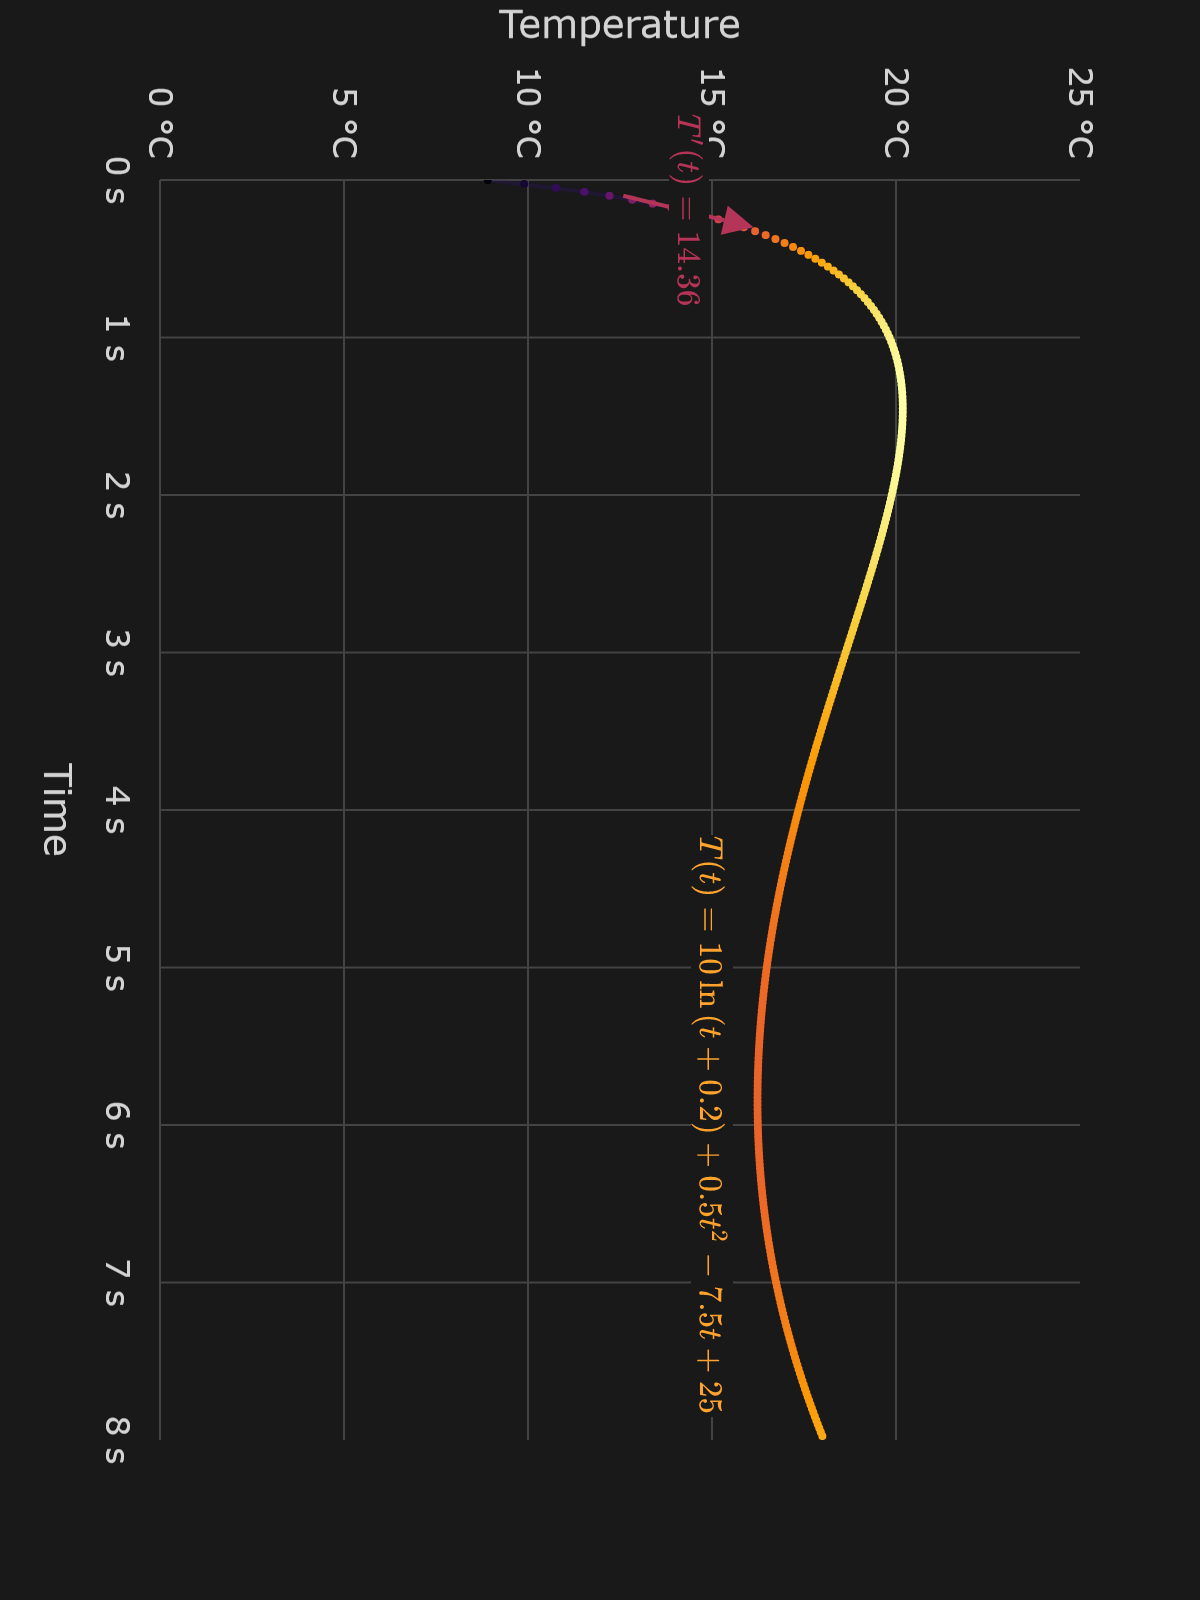

The Python source for this figure:
import numpy as np
import plotly.graph_objects as go
import plotly.express as px

custom_colors = {"Blue": "#61AFEF", "Orange": "#D49F6E", "Green": "#98C379", "Rose": "#E06C75",
                 "Purple": "#C678DD", "Gold": "#E5C07B", "Cyan": "#36AABA", 0: "#61AFEF", 1: "#D49F6E",
                 2: "#98C379", 3: "#E06C75", 4: "#C678DD", 5: "#E5C07B", 6: "#36AABA", "LightCyan": "#56B6C2",
                 "AltOrange": "#D19A66", "Red": "#BE5046", "RoyaBlue": "#528BFF", "Gray": "#ABB2BF",
                 "LightGray": "#CCCCCC", "LightBlack": "#282C34", "Black": "#1D2025"}

custom = go.layout.Template()

custom.layout.plot_bgcolor = '#191919'
custom.layout.paper_bgcolor = '#191919'
custom.layout.font.color = '#d4d4d4'

custom.layout.title.font.size = 20
custom.layout.title.font.family = 'Segoe UI'
custom.layout.title.x = 0.5

custom.layout.xaxis.gridcolor = '#434343'
custom.layout.yaxis.gridcolor = '#434343'

custom.layout.margin.pad = 10
custom.layout.margin.l = 90
custom.layout.margin.t = 60
custom.layout.xaxis.title.standoff = 25
custom.layout.yaxis.title.standoff = 25

custom.layout.width = 800
custom.layout.height = 600


def gaussian(x, x_j, r):
    return np.e ** (-abs(x - x_j) ** 2 / (2 * r) ** 2)


def multiquadric(x, x_j, r):
    return np.sqrt((r ** 2) + (abs(x - x_j) ** 2))


def inverse_multiquadric(x, x_j, r):
    return 1 / multiquadric(x, x_j, r)


def thin_plate_spline(x, x_j, r):
    return (abs(x - x_j) ** 2) * np.log(abs(x - x_j))


def T(t):
    return 10 * np.log(t + 0.2) + 0.5 * t ** 2 - 7.5 * t + 25


def dT(t):
    return t - 7.5 + 10 / (t + 0.2)


time = np.arange(0, 8, 0.025)
temperature = [T(t) for t in time]
derivative = [dT(t) for t in time]

fig = go.Figure()

# Temp plot
fig.add_trace(go.Scatter(x=time,
                         y=temperature,
                         mode='lines+markers',
                         marker_color=temperature,
                         marker_size=4,
                         marker_colorscale='inferno',
                         line=dict(color="rgba(51, 22, 128, 0.25)")))

measure_time = 0.2
measure_temperature = T(measure_time)


def slope(x, x1, y1):
    return dT(x1)*(x - x1) + y1


x_slope = np.linspace(measure_time-0.1, measure_time+0.1, 2)
y_slope = [slope(x, measure_time, measure_temperature) for x in x_slope]


n_colors = 100
colors = px.colors.sample_colorscale("inferno", [n/(n_colors - 1) for n in range(n_colors)])

percentage_color = int((measure_temperature - 8.906) * (100 / 11.278))

# Derivative plot
fig.add_trace(go.Scatter(x=[measure_time],
                         y=[measure_temperature],
                         mode='markers',
                         marker_symbol='x-thin',
                         marker_line_color=colors[percentage_color],
                         marker_line_width=2,
                         marker_size=12,
                         showlegend=False))

# Derivative arrow plot
fig.add_trace(go.Scatter(x=x_slope,
                         y=y_slope,
                         #mode='lines',
                         #line=dict(color=colors[percentage_color], width=3),
                         marker=dict(color=colors[percentage_color], size=15, symbol="arrow-bar-up", angleref="previous"),
                         showlegend=False))

fig.add_annotation(x=measure_time, y=measure_temperature, text=f"$T'(t)={measure_temperature:.2f}$", showarrow=False,
                   font=dict(size=16, color=colors[percentage_color]), bgcolor='#191919')

fig.add_annotation(x=6, y=15, text="$T(t)=10 \\ln{(t+0.2)}+ 0.5t^2 - 7.5t + 25$", showarrow=False,
                   font=dict(size=16, color="#ffa32d"), bgcolor='#191919')

fig.update_layout(template=custom, yaxis_range=[0, 25], xaxis_range=[0, 8], showlegend=False)
fig.update_layout(font=dict(size=16), title=dict(font=dict(size=28)), xaxis_title="Time", yaxis_title="Temperature",
                  xaxis_ticksuffix=" s", yaxis_ticksuffix=" °C")

fig.write_image("derivative-2.png", scale=2)

fig.show()
